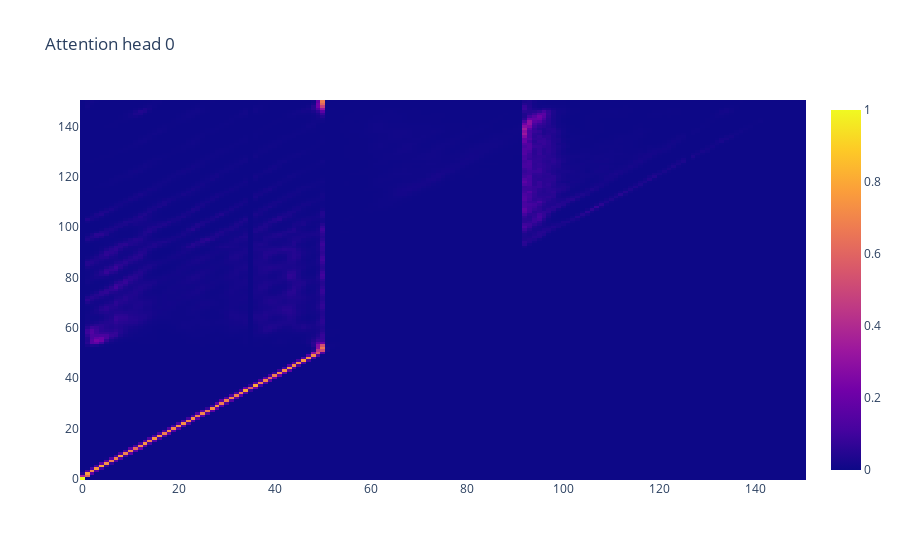
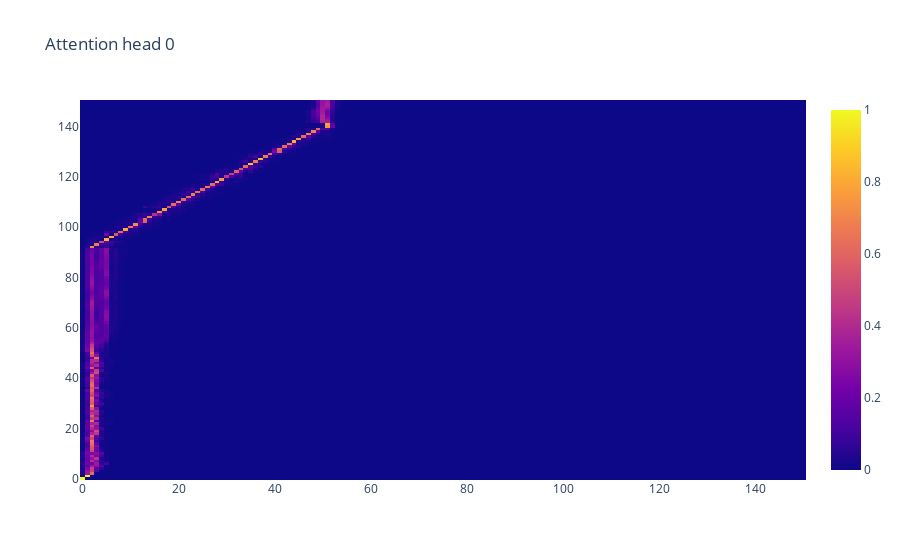

These figures' notebook cell, in order:
### Code cell
for head in range(h):
    # view layer 0
    head_attn = model.layers[0].attn.layer_fn.cache['attn'][0, head] # (vocab_size, vocab_size)
    plotly_fig = go.Figure(data=go.Heatmap(z=head_attn.numpy()))
    plotly_fig.update_layout(title=f'Attention head {head}')
    pyo.iplot(plotly_fig)

for head in range(h):
    # view layer 1
    head_attn = model.layers[1].attn.layer_fn.cache['attn'][0, head] # (vocab_size, vocab_size)
    plotly_fig = go.Figure(data=go.Heatmap(z=head_attn.numpy()))
    plotly_fig.update_layout(title=f'Attention head {head}')
    pyo.iplot(plotly_fig)

### Figure 1 — Plotly figure (JSON) as saved in the notebook; plotly's stock layout.template omitted (floating-point values rounded to 4 significant figures; data arrays with more than 128 entries replaced by an {"elided": "..."} marker saying what was removed)
{"data": [{"type": "heatmap", "z": {"elided": "151x151 float values"}}], "layout": {"title": {"text": "Attention head 0"}}}

### Figure 2 — Plotly figure (JSON) as saved in the notebook; plotly's stock layout.template omitted (floating-point values rounded to 4 significant figures; data arrays with more than 128 entries replaced by an {"elided": "..."} marker saying what was removed)
{"data": [{"type": "heatmap", "z": {"elided": "151x151 float values"}}], "layout": {"title": {"text": "Attention head 0"}}}
